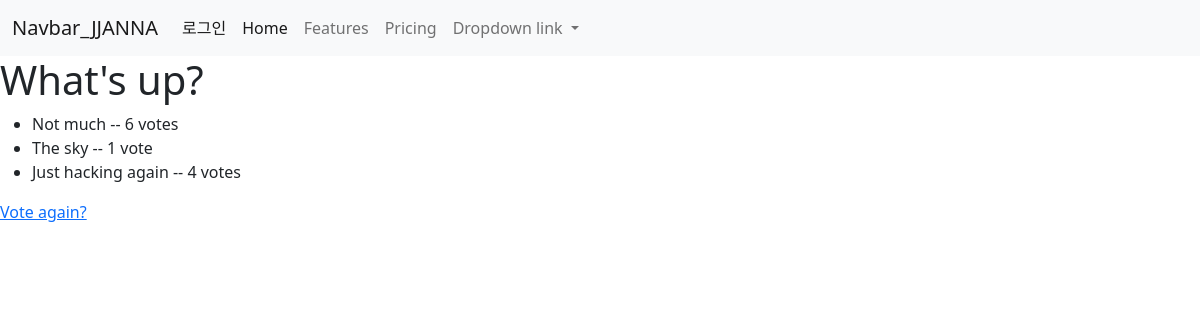
The app's page /polls/1/results/, older data.
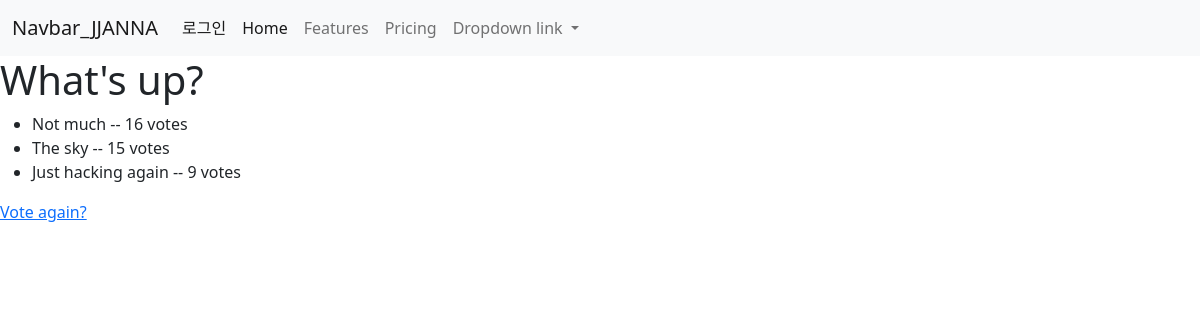
The same page, newer data.
### polls/models.py (models this page shows, shortened)
class Question(models.Model):
    question_text = models.CharField(max_length=200)
    pub_date = models.DateTimeField('date published')

class Choice(models.Model):
    question = models.ForeignKey(Question, on_delete=models.CASCADE)
    choice_text = models.CharField(max_length=200)
    votes = models.IntegerField(default=0)

### polls/views.py (the view)
# urls.py: path('<int:question_id>/results/', views.results, name='results'),
def results(request, question_id):
    question = get_object_or_404(Question, pk=question_id)
    return render(request, 'polls/results.html', {'question': question})

### templates/polls/results.html
{% extends 'base.html' %}
{% block content %}
<h1>{{ question.question_text }}</h1>
<ul>
{% for choice in question.choice_set.all %}
    <li>{{ choice.choice_text }} -- {{ choice.votes }} vote{{ choice.votes|pluralize }}</li>
{% endfor %}
</ul>
<a href="{% url 'polls:detail' question.id %}">Vote again?</a>
{% endblock %}

### templates/base.html (shortened to what this page needs)
<!doctype html>
<html lang="en">
<head>
  <link href="https://cdn.jsdelivr.net/npm/bootstrap@5.1.3/dist/css/bootstrap.min.css" rel="stylesheet"
>
</head>
<body>
{% include "navbar.html" %}
{% block content %}{% endblock %}
</body>
</html>

### templates/navbar.html (shortened to what this page needs)
<nav class="navbar navbar-expand-lg navbar-light bg-light">
  <div class="container-fluid">
    <a class="navbar-brand" href="/">Navbar_JJANNA</a>
    <div class="collapse navbar-collapse" id="navbarNavDropdown">
      <ul class="navbar-nav">
        <li class="nav-item">
          {% if user.is_authenticated %}
          <a class="nav-link active" aria-current="page" href="{% url 'common:logout' %}">{{ user.username }} (로그아웃)</a>
          {% else %}
          <a class="nav-link active" aria-current="page" href="{% url 'common:login' %}">로그인</a>
          {% endif %}
        </li>
          <li class="nav-item">
          <a class="nav-link active" aria-current="page" href="#">Home</a>
        </li>
        <li class="nav-item">
          <a class="nav-link" href="#">Features</a>
        </li>
        <li class="nav-item">
          <a class="nav-link" href="#">Pricing</a>
        </li>
        <li class="nav-item dropdown">
          <a class="nav-link dropdown-toggle" href="#" id="navbarDropdownMenuLink" role="button" data-bs-toggle="dropdown" aria-expanded="false">
            Dropdown link
          </a>
        </li>
      </ul>
    </div>
  </div>
</nav>

Row changes from the older to the newer data that the page shows:
changed Choice "Not much": votes "6" → "16"
changed Choice "The sky": votes "1" → "15"
changed Choice "Just hacking again": votes "4" → "9"
